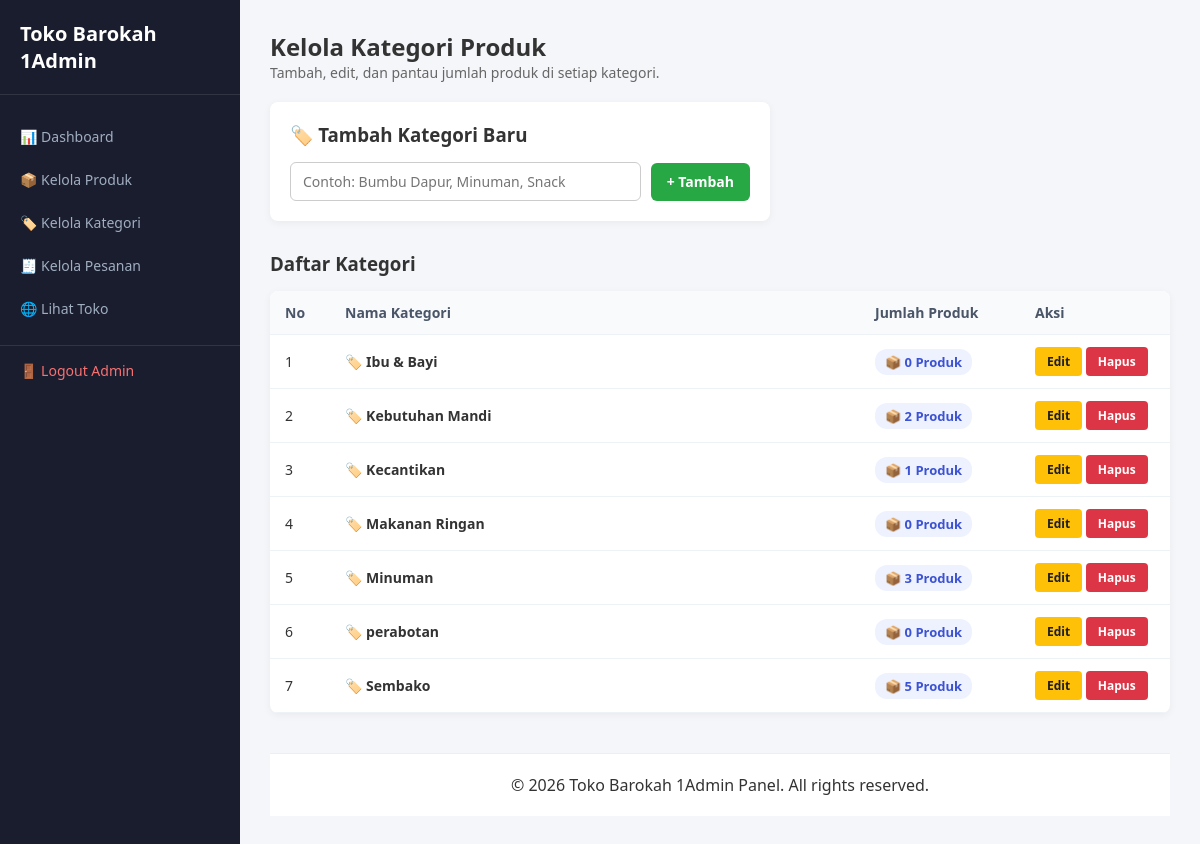
The app's page /admin/kategori.php (signed in) with its own data.
### tables this page shows
CREATE TABLE `categories` (
  `id_kategori` int(11) NOT NULL,
  `nama_kategori` varchar(100) NOT NULL,
  `created_at` timestamp NOT NULL DEFAULT current_timestamp()
);

### admin/kategori.php (the view, shortened to what this page needs)
<?php
include 'header_admin.php';
require_once '../config/database.php';
$query_kategori = "SELECT c.*, COUNT(p.id_produk) AS total_produk
                   FROM categories c
                   LEFT JOIN products p ON c.id_kategori = p.id_kategori
                   GROUP BY c.id_kategori
                   ORDER BY c.nama_kategori ASC";
$categories = mysqli_query($conn, $query_kategori);
?>
<h2>Kelola Kategori Produk</h2>
<p style="color: #666; font-size: 14px; margin-bottom: 20px;">Tambah, edit, dan pantau jumlah produk di setiap kategori.</p>
<div style="background: white; padding: 20px; border-radius: 8px; box-shadow: 0 2px 8px rgba(0,0,0,0.05); margin-bottom: 30px; max-width: 500px;">
    <h3>🏷️ Tambah Kategori Baru</h3>
    <form action="kategori.php" method="POST" style="margin-top: 15px; display: flex; gap: 10px; align-items: center;">
        <input type="text" name="nama_kategori" required placeholder="Contoh: Bumbu Dapur, Minuman, Snack" style="flex: 1; padding: 9px 12px; border: 1px solid #ccc; border-radius: 6px; font-size: 14px;">
        <button type="submit" name="tambah_kategori" class="btn-add" style="border: none; cursor: pointer; height: 38px;">+ Tambah</button>
    </form>
</div>
<h3>Daftar Kategori</h3>
<table class="table-admin" style="margin-top: 15px;">
    <thead>
        <tr>
            <th style="width: 60px;">No</th>
            <th>Nama Kategori</th>
            <th style="width: 160px;">Jumlah Produk</th>
            <th style="width: 150px;">Aksi</th>
        </tr>
    </thead>
    <tbody>
        <?php if (mysqli_num_rows($categories) > 0) : ?>
            <?php $no = 1; while ($c = mysqli_fetch_assoc($categories)) : ?>
                <tr>
                    <td><?php echo $no++; ?></td>
                    <td><strong>🏷️ <?php echo htmlspecialchars($c['nama_kategori']); ?></strong></td>
                    <td>
                        <span style="background: #eef2ff; color: #3b52d4; font-weight: bold; padding: 4px 10px; border-radius: 12px; font-size: 13px;">
                            📦 <?php echo number_format($c['total_produk']); ?> Produk
                        </span>
                    </td>
                    <td>
                        <button type="button" onclick='openEditCategoryModal(<?php echo json_encode($c); ?>)' class="btn-action btn-edit" style="border: none; cursor: pointer;">Edit</button>
                        <a href="kategori.php?hapus=<?php echo $c['id_kategori']; ?>" class="btn-action btn-delete" onclick="return confirm('Yakin hapus kategori ini?')">Hapus</a>
                    </td>
                </tr>
            <?php endwhile; ?>
        <?php else : ?>
            <tr>
                <td colspan="4" style="text-align: center; padding: 20px; color: #777;">Belum ada kategori terdaftar.</td>
            </tr>
        <?php endif; ?>
    </tbody>
</table>
<?php
include 'footer_admin.php';
?>

### admin/header_admin.php (style rules this page uses)
* { box-sizing: border-box; margin: 0; padding: 0; font-family: 'Segoe UI', Tahoma, Geneva, Verdana, sans-serif; }
body { background-color: #f4f6f9; color: #333; display: flex; min-height: 100vh; }
.table-admin { width: 100%; border-collapse: collapse; background: white; border-radius: 8px; overflow: hidden; box-shadow: 0 2px 8px rgba(0,0,0,0.05); }
.table-admin th, .table-admin td { padding: 12px 15px; text-align: left; border-bottom: 1px solid #edf2f7; font-size: 14px; }
.table-admin th { background: #f8fafc; font-weight: 600; color: #4a5568; }
.btn-action { padding: 6px 12px; border-radius: 4px; text-decoration: none; font-size: 12px; font-weight: bold; display: inline-block; }
.btn-edit { background: #ffc107; color: #1a1d2e; }
.btn-delete { background: #dc3545; color: white; }
.btn-add { background: #28a745; color: white; padding: 9px 16px; border-radius: 6px; text-decoration: none; font-size: 14px; font-weight: 600; }
button, .btn-action, .btn-add { transition: transform 0.15s ease; cursor: pointer; }

### records on screen
categories: nama_kategori "Ibu & Bayi", total_produk "0"
categories: nama_kategori "Kebutuhan Mandi", total_produk "2"
categories: nama_kategori "Kecantikan", total_produk "1"
categories: nama_kategori "Makanan Ringan", total_produk "0"
categories: nama_kategori "Minuman", total_produk "3"
categories: nama_kategori "perabotan", total_produk "0"
categories: nama_kategori "Sembako", total_produk "5"
